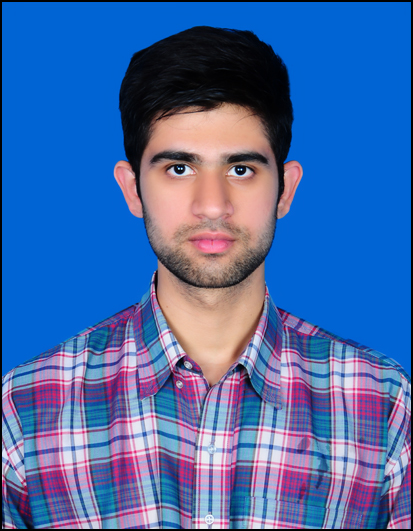
#> input picture Learn/backchange/image.jpg, 413 x 531 px
$ python change.py
#> lines starting #> are read from the running program, lines starting #| are printed output that depends on the picture
# imports
import cv2
import numpy as np

image = cv2.imread("image.jpg")
#> image is the input picture: shape (531, 413, 3); mean B, G, R 167.7, 105, 70.5
(h, w) = image.shape[:2]
#> h = 531; w = 413
cv2.imshow("ol", image)
cv2.waitKey(0)
count = 0
for i in range(h):
    for j in range(w):
        k = image[i, j]
        if k.all() == np.array([212, 100, 0]).all():
            image[i, j] = np.array([255, 255, 255])
            count = count + 1
        else:
            print(count)
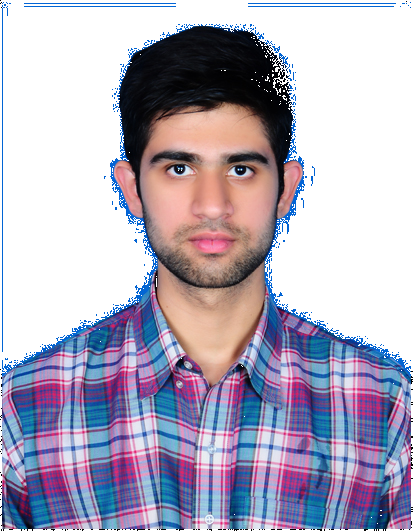
#> image: shape (531, 413, 3); mean B, G, R 189.5, 171.8, 177.5
#> after the loop, count = 91958

cv2.imshow("new", image)
cv2.waitKey(0)
